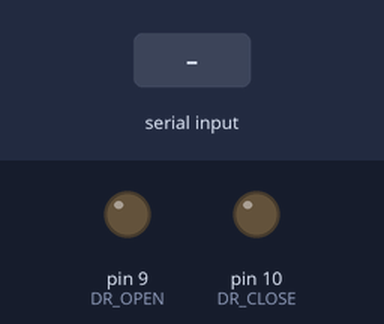
A sketch run on a simulated Arduino Uno, built with avr-gcc and run on an emulated ATmega328P. Parts: output pins drawn as LEDs (lit = HIGH). The inputs (shaded band) are chosen by the test bench.

Above: at 1.2 s.
1.3 s: "0" received over the second serial link
At 2.1 s:
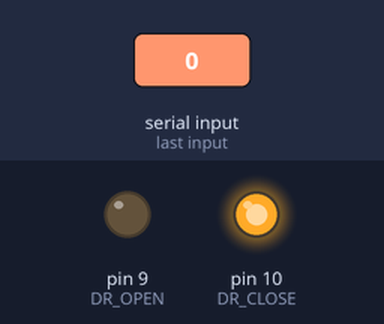
3.8 s: "1" received over the second serial link
At 4.3 s:
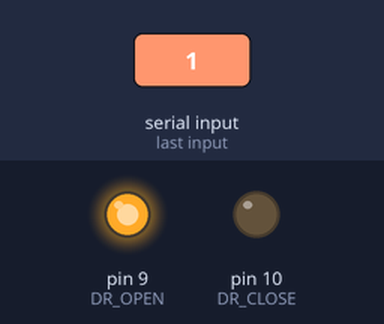
Timing chart, 0 to 6.8 s (numbered marks = the images above; inputs shaded):
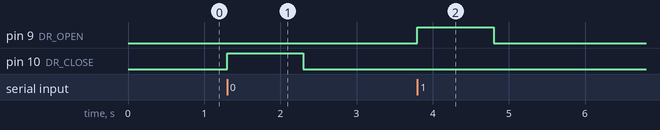

The sketch:

crown_arduino.ino
```cpp
#include <SoftwareSerial.h>

#define BT_RXD 3
#define BT_TXD 2
#define DR_OPEN 9
#define DR_CLOSE 10
SoftwareSerial bluetooth(BT_RXD, BT_TXD);

void setup(){
  bluetooth.begin(9600);
  pinMode(DR_OPEN, OUTPUT);
  pinMode(DR_CLOSE, OUTPUT);
}

void loop(){
  char val = bluetooth.read();

  if (val == '0') {  // close
    digitalWrite(DR_CLOSE, HIGH);
    delay(1000);
    digitalWrite(DR_CLOSE, LOW);
  }

  if (val == '1') {  // open
    digitalWrite(DR_OPEN, HIGH);
    delay(1000);
    digitalWrite(DR_OPEN, LOW);
  }
}
```

Measured:
- after the input at 1.3 s, pin 10 (DR_CLOSE): LOW → HIGH at once, → LOW 1.0 s later
- after the input at 3.8 s, pin 9 (DR_OPEN): LOW → HIGH at once, → LOW 1.0 s later
